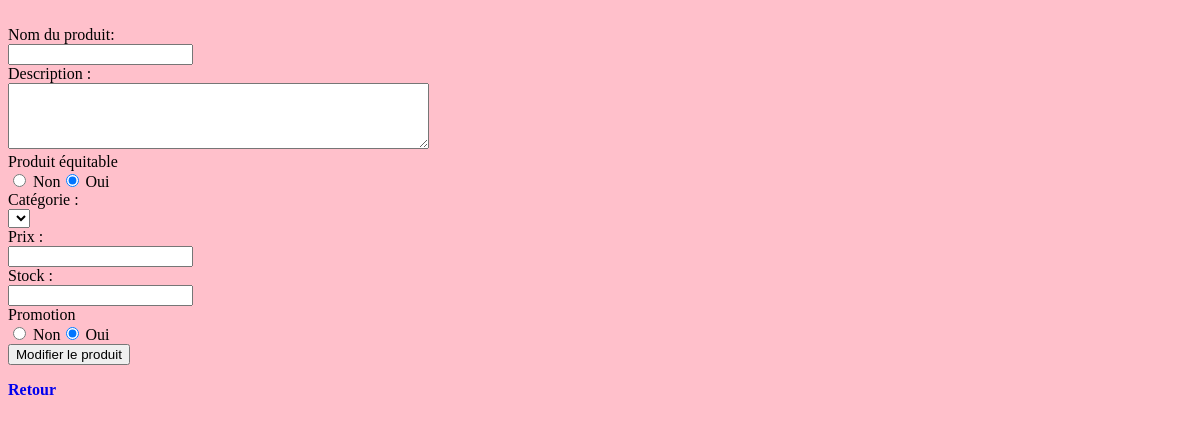
The page /web2reco/admin/modifier_action.php on the database as committed earlier.
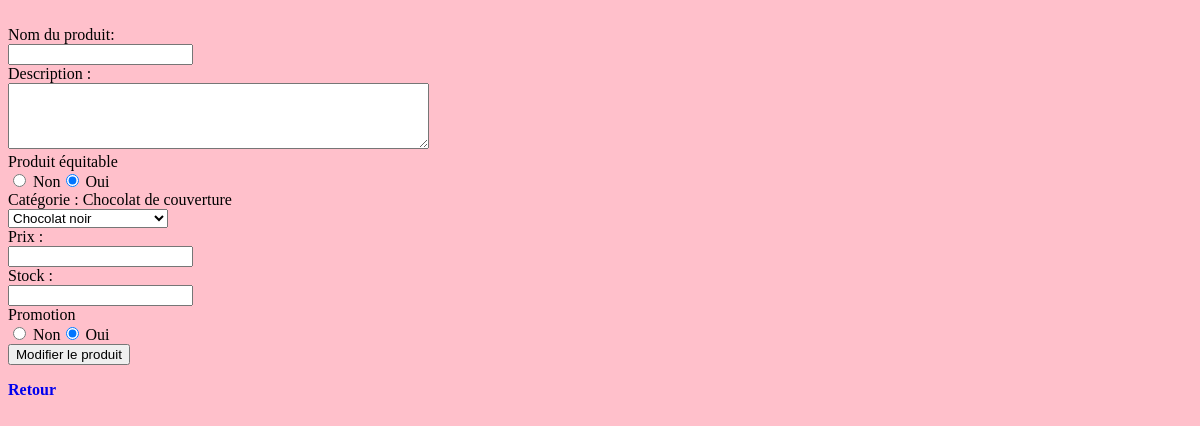
The same page on the database as committed later.
### tables this page shows
CREATE TABLE `Categories` (
  `idCategorie` int(11) NOT NULL,
  `nomCategorie` char(50) DEFAULT NULL,
  `descriptionCat` text DEFAULT NULL
);

### web2reco/admin/classe_produit.php (the view, shortened to what this page needs)
<?php
    class Produit{
        private $idProd;
        private $nomProd;
        private $descriptionProd;
        private $prix;
        private $stock;
        public function generateForms(){
            $dbh = new PDO(DB_DSN, DB_USER, DB_PASSWORD);
            $dbh->setAttribute(PDO::ATTR_ERRMODE, PDO::ERRMODE_EXCEPTION);
            $options_categories = "";
            $sql2 = "SELECT idCategorie, nomCategorie FROM Categories ORDER BY idCategorie ASC";
            $resultat2 = $dbh->query($sql2);
            while ( ($une_categorie = $resultat2->fetch(PDO::FETCH_ASSOC)) != FALSE) {
                $options_categories .= '<option value="' . $une_categorie['idCategorie'] . '">'. $une_categorie['nomCategorie'] . '</option>';
            }
            $sql3 = "SELECT nomCategorie FROM Produits as P, Categories as C WHERE C.idCategorie = P.idCategorie";
            $resultat3 = $dbh->query($sql3);
            $categories = $resultat3->fetchAll(PDO::FETCH_ASSOC);
            $displayCategorie = "";
            foreach($categories as $categorie){
                $displayCategorie = $categorie['nomCategorie'];
            }
            echo'<form method="post" action="modifier_valide.php">';
            echo '<input type="hidden" name="idProd" value="'.$this->idProd.'"><br/>';
            echo '<label id="nomProd"> Nom du produit: </label><br/>';
            echo '<input type="text" name="nomProd" value="'.$this->nomProd.'"><br/>';
            echo '<label id="description">Description : </label><br/>';
            echo '<textarea name="description" rows="4" cols="50" >'.$this->descriptionProd.'</textarea><br/>';
            echo '<label id="prodEquitable">Produit équitable</label><br>';
            if($this->prodEquitable = 0){
                echo '<input type="radio" name="equitable" value="0"> Non';
                echo '<input type="radio" name="equitable" value="1"> Oui<br>';
            }
            else{
                echo '<input type="radio" name="equitable" value="0"> Non';
                echo '<input type="radio" name="equitable" value="1" checked> Oui<br>';
            }
            echo '<label id="categorie">Catégorie : '.$displayCategorie.'</label><br>';
            echo '<select name="idCategorie" >'.$options_categories.'</select><br>';
            echo'<label id="prix">Prix : </label><br/>';
            echo '<input type="number" step="0.01" min="0" name="prix" value="'.$this->prix.'"><br/>';
            echo '<label id="stock">Stock : </label><br/>';
            echo '<input type="number" step="1" min="0" name="stock" value="'.$this->stock.'"><br/>';
            echo '<label id="promotion">Promotion</label><br>';
            if($this->promotion = 0){
                echo '<input type="radio" name="promotion" value="0" checked> Non';
                echo '<input type="radio" name="promotion" value="1"> Oui<br>';
            }
            else{
                echo '<input type="radio" name="promotion" value="0"> Non';
                echo '<input type="radio" name="promotion" value="1" checked> Oui<br>';
            }
            echo '<button type="submit" name="save">Modifier le produit</button></form>';
        }
    }
?>

### web2reco/admin/modifier_action.php (shortened to what this page needs)
<?php
try{
    require_once 'classe_produit.php';
    $dbh = new PDO(DB_DSN, DB_USER, DB_PASSWORD);
    $dbh->setAttribute(PDO::ATTR_ERRMODE, PDO::ERRMODE_EXCEPTION);
} catch (Exception $e) {
    echo '<!DOCTYPE html>';
    echo '<html lang="fr"><head>';
    echo '<meta charset="utf-8">';
    echo '<title>Problème rencontré</title>';
    echo '</head><body>';
    echo '<p>' . mb_convert_encoding($e->getMessage(), 'UTF-8', 'Windows-1252') . '</p>';
    if (isset($dbh) && $dbh->errorInfo()[0] == "42000") {
        echo '<p>Erreur de syntaxe dans la requête SQL :</p>';
        echo '<pre>' . $sql . '</pre>';
    }
    echo '</body></html>';
    die;
} ?>
<!DOCTYPE html>
<html lang="en">
<head>
    <link href="../../css2reco/style.css" rel="stylesheet">
</head>
<body>
<?php
    $recherche = (int) filter_input(INPUT_POST, 'adminUpdate', FILTER_SANITIZE_FULL_SPECIAL_CHARS);
$formUpdate = new Produit($recherche);
$formUpdate->generateForms();
?>
<p><a href="admin.php">Retour</a></p>
</body>
</html>

### css2reco/style.css (style rules this page uses)
body { background-color: pink; }
a { text-decoration: none; font-weight: bold; }

Rows that differ between the two databases and show on the page:
added categories: nomCategorie "Chocolat de couverture"
Other text that changed with them:
form field idCategorie: (not shown) → "Chocolat noir"
